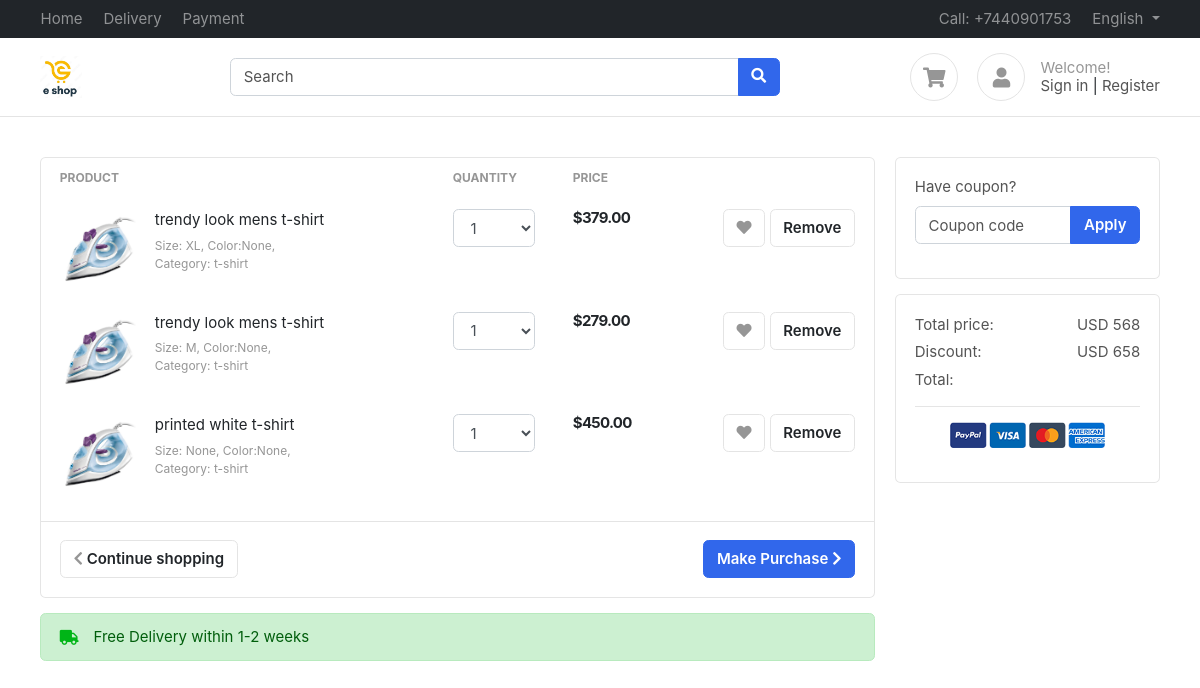
Page /accounts/cart/ on the earlier database version.
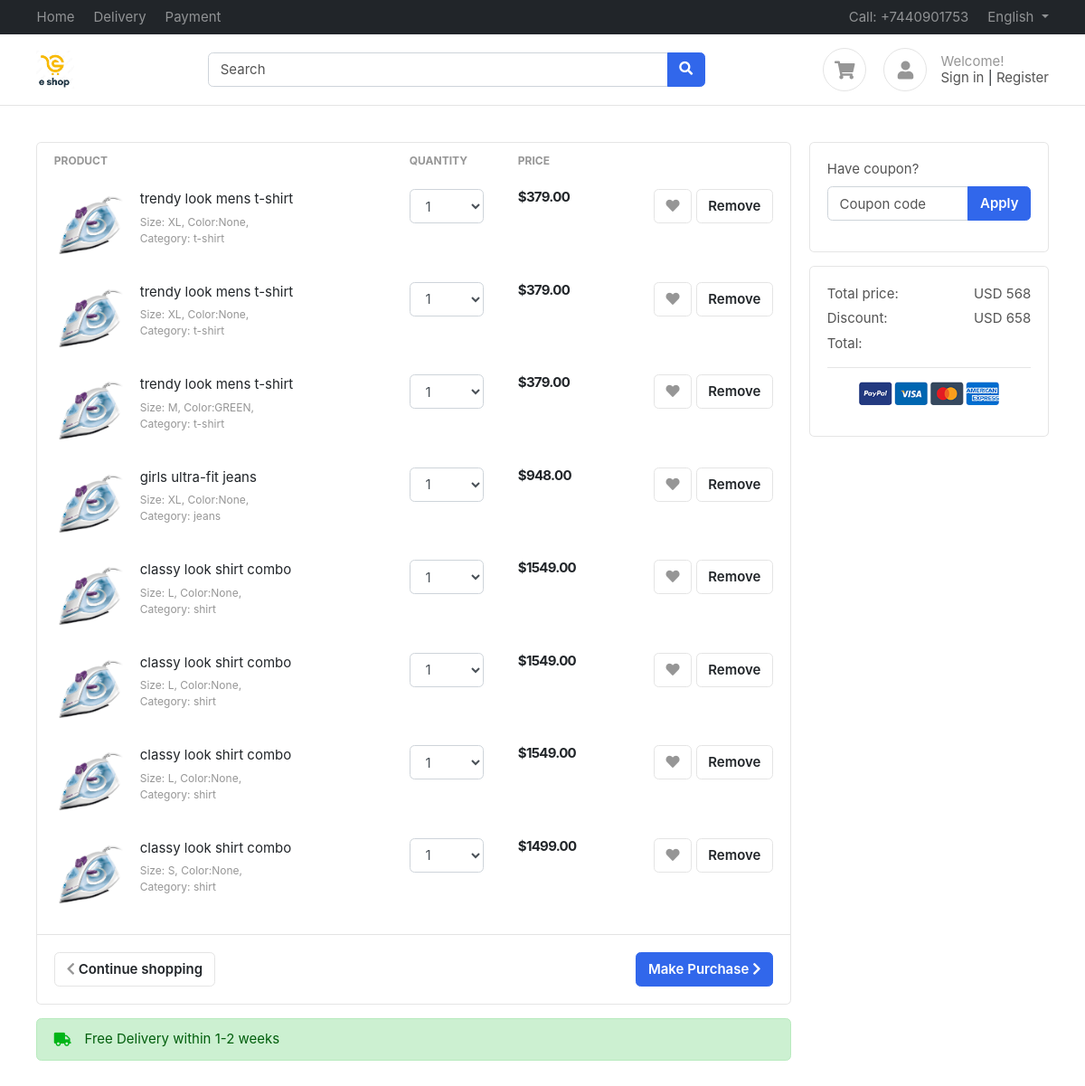
Same page on the later database version.
### accounts/models.py (models this page shows)
class CartItems(BaseModel):
    cart = models.ForeignKey(Cart, on_delete=models.CASCADE, related_name = 'cart_items')
    product = models.ForeignKey(Product, on_delete=models.SET_NULL, null = True, blank = True, related_name='product_cart')
    color_variant = models.ForeignKey(ColorVariant, on_delete=models.SET_NULL, null = True, blank = True)
    size_variant = models.ForeignKey(SizeVariant, on_delete=models.SET_NULL, null = True, blank = True)
    def get_product_price(self):
        price = [self.product.price]
        if self.color_variant:
            color_variant_price = self.color_variant.price
            price.append(color_variant_price)
        if self.size_variant:
            size_variant_price = self.size_variant.price
            price.append(size_variant_price)
        return sum(price)

### products/models.py (models this page shows, shortened)
class Product(BaseModel):
    product_name = models.CharField(max_length = 100)
    slug = models.SlugField(unique = True, null = True, blank =True)
    category = models.ForeignKey(Category, on_delete = models.CASCADE, related_name = 'products')
    price = models.IntegerField()
    product_description = models.TextField()
    color_variant = models.ManyToManyField(ColorVariant, blank = True)
    size_variant = models.ManyToManyField(SizeVariant, blank = True)

class SizeVariant(BaseModel):
    size_name = models.CharField(max_length=100, default='S')
    price = models.IntegerField(default = 0)
    def __str__(self):
        return self.size_name

class Category(BaseModel):
    category_name = models.CharField(max_length = 100)
    slug = models.SlugField(unique = True, null = True, blank =True)
    category_image = models.ImageField(upload_to = 'catgories')
    def __str__(self):
        return self.category_name

class ColorVariant(BaseModel):
    color_name = models.CharField(max_length=100, default='black')
    price = models.IntegerField(default = 0)
    def __str__(self):
        return self.color_name

### accounts/views.py (the view)
# urls.py: path('cart/', cart, name="cart"),
def cart(request):
    context = {'carts': CartItems.objects.all(),'total_cart_sum':Cart.objects.all()}
    print(Cart.get_cart_total)
    return render(request, 'accounts/cart.html', context)

### templates/accounts/cart.html (shortened to what this page needs)
{% extends "base/base.html" %}
{% block start %}
<section class="section-content padding-y">
    <div class="container">
    <div class="row">
        <main class="col-md-9">
    <div class="card">
    <table class="table table-borderless table-shopping-cart">
    <thead class="text-muted">
    <tr class="small text-uppercase">
      <th scope="col">Product</th>
      <th scope="col" width="120">Quantity</th>
      <th scope="col" width="120">Price</th>
      <th scope="col" class="text-right" width="200"> </th>
    </tr>
    </thead>
    <tbody>
        {% for cart in carts %}
    <tr>
        <td>
            <figure class="itemside">
                <div class="aside"><img src="images/items/1.jpg" class="img-sm"></div>
                <figcaption class="info">
                    <a href="#" class="title text-dark">{{cart.product.product_name}}</a>
                    <p class="text-muted small">Size: {{cart.size_variant}}, Color:{{cart.color_variant}}, <br> Category: {{cart.product.category}}</p>
                </figcaption>
            </figure>
        </td>
        <td>
            <select class="form-control">
                <option>1</option>
            </select>
        </td>
        <td>
            <div class="price-wrap">
                <var class="price">${{cart.get_product_price}}.00</var>
            </div>
        </td>
        <td class="text-right">
        <a data-original-title="Save to Wishlist" title="" href="" class="btn btn-light" data-toggle="tooltip"> <i class="fa fa-heart"></i></a>
        <a href="" class="btn btn-light"> Remove</a>
        </td>
    </tr>
    {% endfor %}
    </tbody>
    </table>
    <div class="card-body border-top">
        <a href="#" class="btn btn-primary float-md-right"> Make Purchase <i class="fa fa-chevron-right"></i> </a>
        <a href="#" class="btn btn-light"> <i class="fa fa-chevron-left"></i> Continue shopping </a>
    </div>
    </div>
    <div class="alert alert-success mt-3">
        <p class="icontext"><i class="icon text-success fa fa-truck"></i> Free Delivery within 1-2 weeks</p>
    </div>
        </main>
        <aside class="col-md-3">
            <div class="card mb-3">
                <div class="card-body">
                <form>
                    <div class="form-group">
                        <label>Have coupon?</label>
                        <div class="input-group">
                            <input type="text" class="form-control" name="" placeholder="Coupon code">
                            <span class="input-group-append">
                                <button class="btn btn-primary">Apply</button>
                            </span>
                        </div>
                    </div>
                </form>
                </div>
            </div>
            <div class="card">
                <div class="card-body">
                        <dl class="dlist-align">
                          <dt>Total price:</dt>
                          <dd class="text-right">USD 568</dd>
                        </dl>
                        <dl class="dlist-align">
                          <dt>Discount:</dt>
                          <dd class="text-right">USD 658</dd>
                        </dl>
                        <dl class="dlist-align">
                          <dt>Total:</dt>
                          <dd class="text-right  h5"><strong>{{total_cart_sum.get_cart_total}}</strong></dd>
                        </dl>
                        <hr>
                        <p class="text-center mb-3">
                            <img src="images/misc/payments.png" height="26">
                        </p>
                </div>
            </div>
        </aside>
    </div>
    </div>
    </section>
    {% endblock %}

### templates/base/base.html (shortened to what this page needs)
{% load static %}
<!DOCTYPE HTML>
<html lang="en">
<head>
<link href="/media/css/bootstrap.css" rel="stylesheet" type="text/css"/>
<link href="/media/fonts/fontawesome/css/all.min.css" type="text/css" rel="stylesheet">
<link href="/media/css/ui.css" rel="stylesheet" type="text/css"/>
<link href="/media/css/responsive.css" rel="stylesheet" />
<link href="/media/css/style.css" rel="stylesheet" />
</head>
<body>
	<header class="section-header">
		<nav class="navbar navbar-dark navbar-expand p-0 bg-dark">
		<div class="container">
			<ul class="navbar-nav d-none d-md-flex mr-auto">
				<li class="nav-item"><a class="nav-link" href="#">Home</a></li>
				<li class="nav-item"><a class="nav-link" href="#">Delivery</a></li>
				<li class="nav-item"><a class="nav-link" href="#">Payment</a></li>
			</ul>
			<ul class="navbar-nav">
				<li class="nav-item"><a href="#" class="nav-link"> Call: +7440901753 </a></li>
				<li class="nav-item dropdown">
					 <a href="#" class="nav-link dropdown-toggle" data-toggle="dropdown"> English </a>
				</li>
			</ul>
		  </div>
		</nav>
		<section class="header-main border-bottom">
			<div class="container">
		<div class="row align-items-center">
			<div class="col-lg-2 col-4">
				<div class="brand-wrap">
					<img class="logo" src="media/images/logo.jpg">
				</div>
			</div>
			<div class="col-lg-6 col-sm-12">
				<form action="#" class="search">
					<div class="input-group w-100">
						<input type="text" class="form-control" placeholder="Search">
						<div class="input-group-append">
						  <button class="btn btn-primary" type="submit">
							<i class="fa fa-search"></i>
						  </button>
						</div>
					</div>
				</form>
			</div>
			<div class="col-lg-4 col-sm-6 col-8">
				<div class="widgets-wrap float-md-right">
					<div class="widget-header  mr-3">
						<a href="" class="icon icon-sm rounded-circle border"><i class="fa fa-shopping-cart"></i></a>
					</div>
					<div class="widget-header icontext">
						<a href="#" class="icon icon-sm rounded-circle border"><i class="fa fa-user"></i></a>
						<div class="text">
							<span class="text-muted">Welcome!</span>
							<div>
								<a href="#">Sign in</a> |
								<a href="#"> Register</a>
							</div>
						</div>
					</div>
				</div>
			</div>
		</div>
			</div>
		</section>
		</header>
		{% block start %}
		{% endblock %}
        </body>
        </html>

### public/static/css/ui.css (style rules this page uses)
html { font-family: 'Inter', sans-serif; font-size: 15px; }
.price-wrap { letter-spacing: -0.7px; }
.icon-xs, .icon-sm, .icon-md, .icon-lg { display: inline-block; text-align: center; flex-shrink: 0; flex-grow: 0; }
.icon-sm { width: 48px; height: 48px; line-height: 48px; font-size: 20px; }
.img-xs, .img-sm, .img-md, .img-lg { object-fit: cover; flex-shrink: 0; flex-grow: 0; }
.img-sm { width: 80px; height: 80px; }
.padding-y { padding-top: 40px; padding-bottom: 40px; }
var { font-style: normal; }
figure { margin-bottom: 0; }
article:after, .form-group:after { display: block; clear: both; content: ""; }
.card .title { color: #212529; }
p:last-child { margin-bottom: 0; }
.header-main { position: relative; padding-top: 1rem; padding-bottom: 1rem; }
.brand-wrap .logo, .navbar-brand .logo { margin-right: 7px; max-height: 42px; display: inline-block; }
.widget-header { display: inline-block; vertical-align: middle; position: relative; }
.widget-header a { color: #545454; }
.widget-header i { color: #969696; }
.btn-light { background-color: #fff; border-color: #e4e4e4; }
.btn-light i { color: #969696; }
.itemside { position: relative; display: flex; width: 100%; }
.itemside .aside { position: relative; flex-shrink: 0; }
.itemside .info { padding-left: 15px; padding-right: 7px; }
.itemside p { margin-bottom: 0; }
.itemside .title { display: block; margin-bottom: 5px; color: #212529; }
[class*="dlist-"] { margin-bottom: 5px; }
[class*="dlist-"] dd { margin-bottom: 0; }
.dlist-align { display: flex; }
.dlist-align dt { width: 120px; word-wrap: break-word; font-weight: normal; }
.dlist-align dd { flex-grow: 1; }
.icontext { display: inline-flex; align-items: center; vertical-align: middle; }
.icontext .text { width: 100%; line-height: 1.2; color: #212529; }
.icontext .icon { position: relative; margin-right: 15px; flex-shrink: 0; flex-grow: 0; }
.price { font-weight: 600; color: #212529; }
.table-shopping-cart.table td, .table-shopping-cart.table th { padding-left: 1.25rem; padding-right: 1.25rem; }
.table-shopping-cart .price-wrap { line-height: 1.2; }
.table-shopping-cart .price { font-weight: bold; margin-right: 5px; display: block; }

Differences in the rows shown:
removed CartItems: product.product_name "trendy look mens t-shirt", size_variant "M", color_variant "None", product.category "t-shirt", get_product_price "279"
removed CartItems: product.product_name "printed white t-shirt", size_variant "None", color_variant "None", product.category "t-shirt", get_product_price "450"
added CartItems: product.product_name "trendy look mens t-shirt", size_variant "XL", color_variant "None", product.category "t-shirt", get_product_price "379"
added CartItems: product.product_name "trendy look mens t-shirt", size_variant "M", color_variant "GREEN", product.category "t-shirt", get_product_price "379"
added CartItems: product.product_name "girls ultra-fit jeans", size_variant "XL", color_variant "None", product.category "jeans", get_product_price "948"
added CartItems: product.product_name "classy look shirt combo", size_variant "L", color_variant "None", product.category "shirt", get_product_price "1549"
added CartItems: product.product_name "classy look shirt combo", size_variant "L", color_variant "None", product.category "shirt", get_product_price "1549"
added CartItems: product.product_name "classy look shirt combo", size_variant "L", color_variant "None", product.category "shirt", get_product_price "1549"
added CartItems: product.product_name "classy look shirt combo", size_variant "S", color_variant "None", product.category "shirt", get_product_price "1499"
